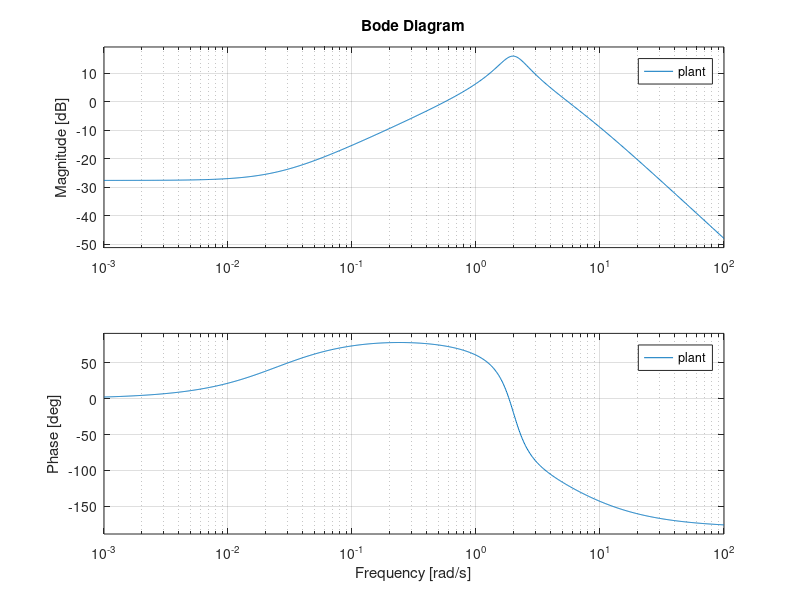
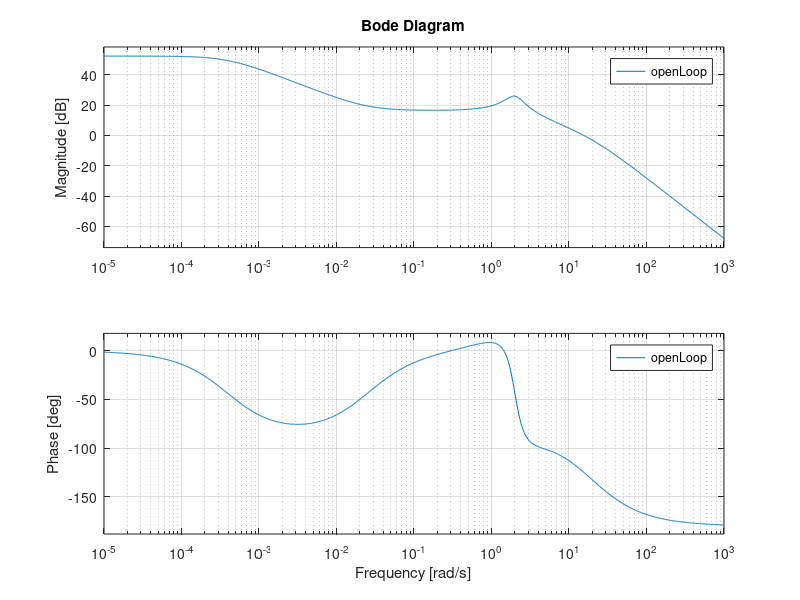

MATLAB code for these plots, in order: (Note: this script raises an error after producing the figures.)
num = [40 1];
den = conv([1 1 4], [1 6]);
plant = tf(num, den);

bode(plant);

k = 100;
alpha = 10000;
tau = 0.25;
numC1 = [k*tau k*1];
denC1 = [alpha*tau 1];
C1 = tf(numC1, denC1);

k = 100;
alpha = 0.1;
tau = 0.5;
numC2 = [k*tau k];
denC2 = [alpha*tau 1];
C2 = tf(numC2, denC2);

openLoop = plant*C1*C2;
[~, ~, ~, Wc] = margin(openLoop);

figure;
bode(openLoop);
grid on;

ax = gca;
allAxes = findall(gcf, 'Type', 'Axes');

for i = 1:length(allAxes)
    axes(allAxes(i));
    hold on;
    xline(Wc, 'r-', 'Gain Crossover', 'LabelVerticalAlignment', 'bottom', 'LineWidth', 1.5, 'Alpha', 0.7);
    hold off;
end

axes(allAxes(1));
hold on;
xline(12.56, 'r--', 'Bandwidth Limit (2 Hz)', 'LabelHorizontalAlignment', 'left', 'LabelVerticalAlignment', 'bottom', 'LineWidth', 1.5, 'Alpha', 0.7);
xline(3.14, 'g--', 'Tracking Error (0.5 Hz)', 'LabelHorizontalAlignment', 'left', 'LabelVerticalAlignment', 'bottom', 'LineWidth', 1.5, 'Alpha', 0.7);
yline(6, 'g--', 'Open Loop Gain (6dB)', 'LabelHorizontalAlignment', 'left', 'LabelVerticalAlignment', 'bottom', 'LineWidth', 1.5, 'Alpha', 0.7);
hold off;

axes(allAxes(2));
hold on;
yline(-135, 'r--', 'Phase Margin (45 degrees)', 'LabelHorizontalAlignment', 'left', 'LabelVerticalAlignment', 'bottom', 'LineWidth', 1.5, 'Alpha', 0.7);
hold off;

closedLoop = feedback(openLoop,1);

figure;
step(closedLoop);
grid on;
title('Closed Loop Step Response');
xlabel('Time [s]');
ylabel('Output \phi(t) [rad]');

t = 0:0.1:10;
omega = 2*pi*0.5;
r = sin(omega*t);
y = lsim(closedLoop, r, t);
e = r'-y;

figure;
plot(t,e, 'Color', [255/255 140/255 105/255]);
grid on;
title('Error Signal e(t) for r sin(2\pi\omega t) (\omega =0.5Hz)');
xlabel('Time [s]');
ylabel('Output \phi(t) [rad]');

figure;
plot(t,r, 'Color', [255/255 140/255 105/255]);
hold on;
plot(t,y, 'Color', [204/255 51/255 51/255]);
grid on;
title('r and y for r sin(2\pi\omega t) (\omega =0.5Hz)');
legend('r', 'y')
xlabel('Time [s]');
ylabel('Amplitude [rad]');

